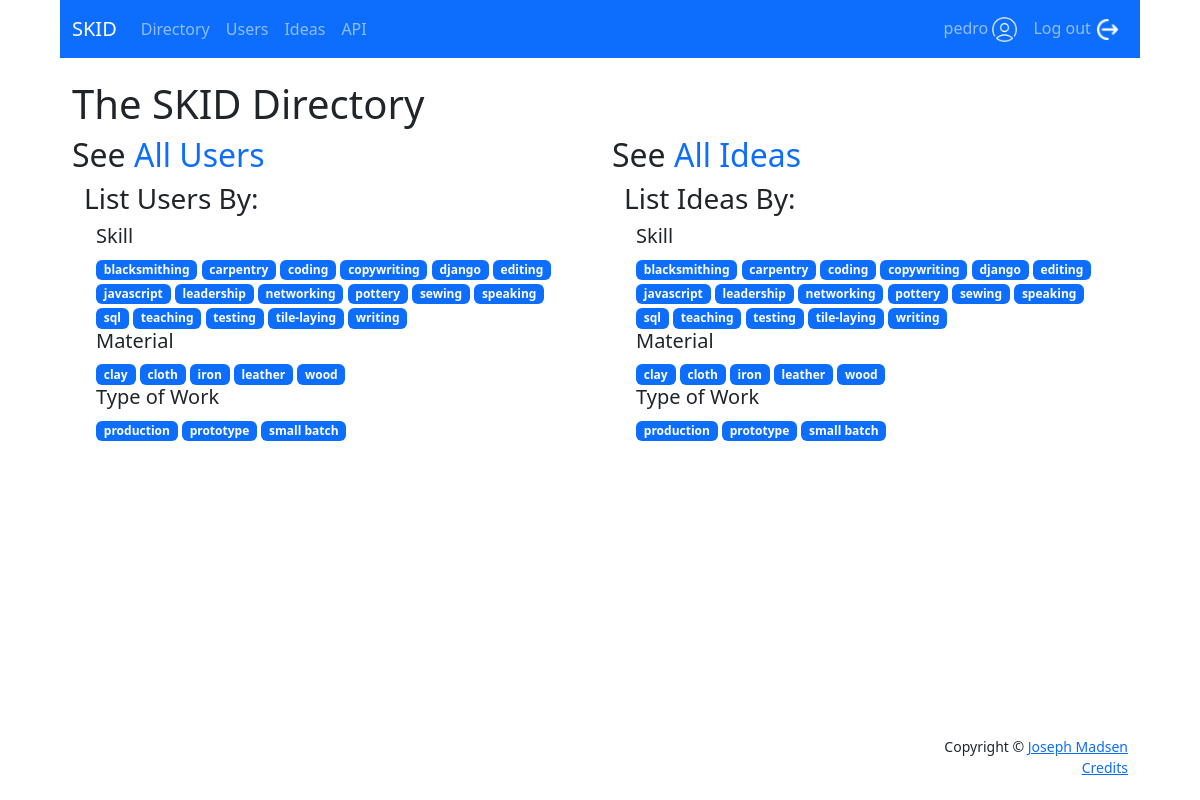
Page /directory/ (signed in) on the committed database.
### users/models.py (models this page shows, shortened)
class Skill(models.Model):
    skill = models.CharField(max_length=100, unique=True)
    def __str__(self):
        return self.skill

class Material(models.Model):
    material = models.CharField(max_length=100, unique=True)
    def __str__(self):
        return self.material

class WorkType(models.Model):
    work_type = models.CharField(max_length=100, unique=True)
    def __str__(self):
        return self.work_type

### directory/views.py (the view)
# urls.py: path('', views.directory, name='directory'),
def directory(request):
    try:
        skills = Skill.objects.all().order_by('skill')
        materials = Material.objects.all().order_by('material')
        worktype = WorkType.objects.all().order_by('work_type')
        context = {
            'skills': skills,
            'materials': materials,
            'worktype': worktype,
        }
        return render(request, 'directory/directory.html', context)
    except Exception as err:
        print("ERROR: ", str(err))
        context = {'error': str(err)}
        return render(request, 'error_page.html', context, content_type='text/html')

### directory/templates/directory/directory.html (shortened to what this page needs)
{% extends 'base.html' %}
{% block content %}
    <div class="container">
        <h1>The SKID Directory</h1>
        <div class="row justify-content-evenly">
            <div class="col-6">
                <div>
                    <h2>
                        See <a href="{% url 'directory:users' %}" style="text-decoration: none;">All Users</a>
                    </h2>
                </div>
                <div class="container">
                    <h3>List Users By:</h3>
                        <div class="container">
                            <h5>Skill</h5>
                                {% for skill in skills %}
                                    <a href="{% url 'directory:user_skill' skill.id %}"
                                        class="badge bg-primary" style="text-decoration: none;">
                                        {{ skill }}
                                    </a>
                                {% endfor %}
                            <h5>Material</h5>
                                {% for material in materials %}
                                    <a href="{% url 'directory:user_material' material.id %}"
                                        class="badge bg-primary" style="text-decoration: none;">
                                        {{ material }}
                                    </a>
                                {% endfor %}
                            <h5>Type of Work</h5>
                                {% for type in worktype %}
                                    <a href="{% url 'directory:user_work_type' type.id %}"
                                        class="badge bg-primary" style="text-decoration: none;">
                                        {{ type }}
                                    </a>
                                {% endfor %}
                        </div>
                </div>
            </div>
            <div class="col-6">
                <div>
                    <h2>
                        See <a href="{% url 'directory:ideas' %}" style="text-decoration: none;">All Ideas</a>
                    </h2>
                </div>
                <div class="container">
                    <h3>List Ideas By:</h3>
                        <div class="container">
                            <h5>Skill</h5>
                                {% for skill in skills %}
                                    <a href="{% url 'directory:user_skill' skill.id %}"
                                        class="badge bg-primary" style="text-decoration: none;">
                                        {{ skill }}
                                    </a>
                                {% endfor %}
                            <h5>Material</h5>
                                {% for material in materials %}
                                    <a href="{% url 'directory:user_material' material.id %}"
                                        class="badge bg-primary" style="text-decoration: none;">
                                        {{ material }}
                                    </a>
                                {% endfor %}
                            <h5>Type of Work</h5>
                                {% for type in worktype %}
                                    <a href="{% url 'directory:user_work_type' type.id %}"
                                        class="badge bg-primary" style="text-decoration: none;">
                                        {{ type }}
                                    </a>
                                {% endfor %}
                        </div>
                </div>
            </div>
        </div>
    </div>
{% endblock content %}

### users/templates/base.html (shortened to what this page needs)
<!DOCTYPE html>
<html lang="en">
<head>
    <link rel="stylesheet" href="https://cdn.jsdelivr.net/npm/bootstrap@5.3.0-alpha1/dist/css/bootstrap.min.css"
      rel="stylesheet"
>
    {% load static %}
    <link rel="stylesheet" href="{% static 'css/styles.css' %}">
</head>
<body>
<div class="header">
{% block navbar %}
<nav class="navbar navbar-expand-lg bg-primary" data-bs-theme="dark">
  <div class="container-fluid">
    <a class="navbar-brand" href="{% url 'home' %}">SKID</a>
    <div class="collapse navbar-collapse" id="navbarSupportedContent">
      <div class="navbar-nav">
        <a class="nav-link" aria-current="page" href="{% url 'directory:directory' %}">Directory</a>
        <a class="nav-link" aria-current="page" href="{% url 'directory:users' %}">Users</a>
        <a class="nav-link" aria-current="page" href="{% url 'directory:ideas' %}">Ideas</a>
        <a class="nav-link" aria-current="page" href="/api">API</a>
      </div>
      <div class="navbar-nav ms-auto">
        {% if user.is_authenticated %}
          <a id="id_nav_user" class="nav-link" href="{% url 'users:profile' user.id %}">{{ user }} <img class="icon" src="{% static 'images/user.png' %}" alt=""></a>
          <a id="id_nav_logout" class="nav-link" href="{% url 'account_logout' %}">Log out <img class="icon" src="{% static 'images/logout.png' %}" alt=""></a>
        {% endif %}
      </div>
    </div>
  </div>
</nav>
<div class="spacer"></div>
{% endblock navbar %}
</div>
<div class="content-wrap">
{% block content %}
{% endblock content %}
</div>
<div class="footer">
{% block footer %}
<div class="container">
  <footer class="mt-auto py-3 bg-grey">
    <p class="m-0 text-dark text-end small">Copyright &copy; <a href="https://www.josephmadsen.com">Joseph Madsen</a></p>
    <p class="m-0 text-dark text-end small"><a href="{% url 'credits' %}">Credits</a></p>
  </footer>
</div>
{% endblock footer %}
</div>
</body>
</html>

### users/static/css/styles.css (style rules this page uses)
body { max-width: 1080px; margin: auto; }
.header { height: 80px; }
.content-wrap { min-height: calc(100vh - 160px); }
.footer { height: 80px; }
.icon { height: 25px; width: 25px; }
.spacer { min-width: 10px; min-height: 10px; }

### rows in the picture
Skill: skill "blacksmithing"
Skill: skill "carpentry"
Skill: skill "coding"
Skill: skill "copywriting"
Skill: skill "django"
Skill: skill "editing"
Skill: skill "javascript"
Skill: skill "leadership"
Skill: skill "networking"
Skill: skill "pottery"
Skill: skill "sewing"
Skill: skill "speaking"
Skill: skill "sql"
Skill: skill "teaching"
Skill: skill "testing"
Skill: skill "tile-laying"
Skill: skill "writing"
Material: material "clay"
Material: material "cloth"
Material: material "iron"
Material: material "leather"
Material: material "wood"
WorkType: work_type "production"
WorkType: work_type "prototype"
WorkType: work_type "small batch"

### other values in the picture
{{ user }} "pedro"
